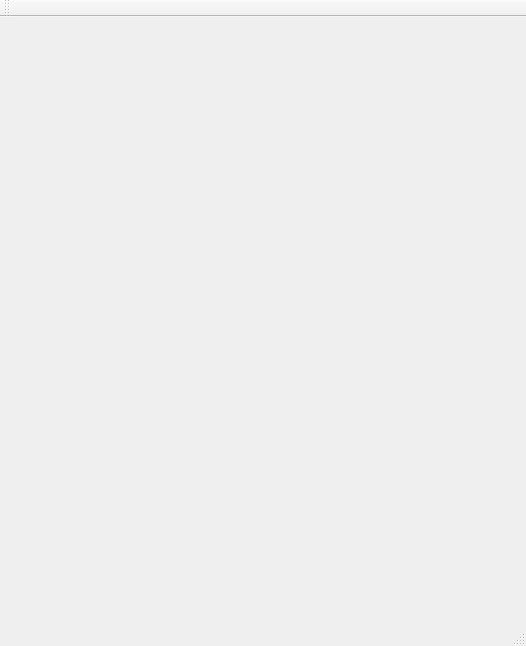
<?xml version="1.0" encoding="UTF-8"?>
<ui version="4.0">
 <class>MainWindow</class>
 <widget class="QMainWindow" name="MainWindow">
  <property name="geometry">
   <rect>
    <x>0</x>
    <y>0</y>
    <width>526</width>
    <height>646</height>
   </rect>
  </property>
  <property name="windowTitle">
   <string>MainWindow</string>
  </property>
  <widget class="QWidget" name="centralWidget"/>
  <widget class="QMenuBar" name="menuBar">
   <property name="geometry">
    <rect>
     <x>0</x>
     <y>0</y>
     <width>526</width>
     <height>21</height>
    </rect>
   </property>
  </widget>
  <widget class="QToolBar" name="mainToolBar">
   <attribute name="toolBarArea">
    <enum>TopToolBarArea</enum>
   </attribute>
   <attribute name="toolBarBreak">
    <bool>false</bool>
   </attribute>
  </widget>
  <widget class="QStatusBar" name="statusBar"/>
 </widget>
 <layoutdefault spacing="6" margin="11"/>
 <resources/>
 <connections/>
</ui>
